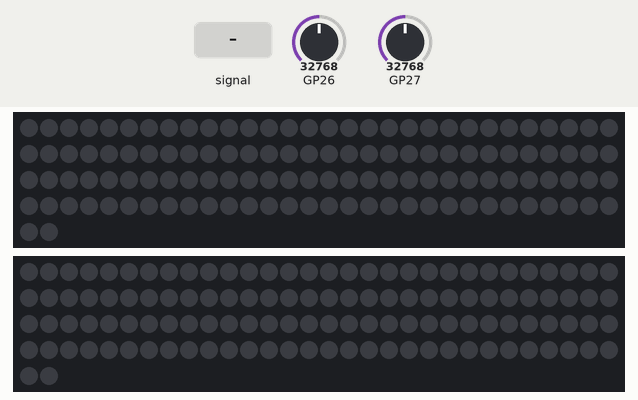
Simulated run of this program. Board: Raspberry Pi Pico running MicroPython. On the bench: 2 × 122 RGB LEDs in strip order, left to right, continuing on the next row. Inputs (shaded band) come from the test bench; at power-on: GP26 = 32768, GP27 = 32768 (analog values on the 0–65535 scale). Dim RGB values are drawn brighter than linear; random numbers come from a fixed seed.

Above: at 1.2 s.
1.3 s: GP26 fed a 200 Hz sine of ±5242 counts around its level
At 1.57 s:
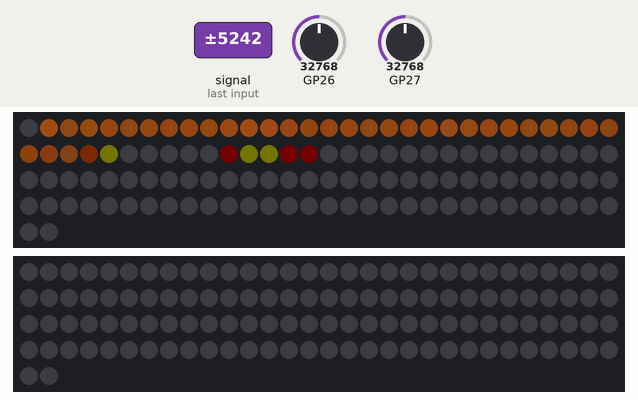
3.0 s: GP26 set to 45874
At 5.9 s:
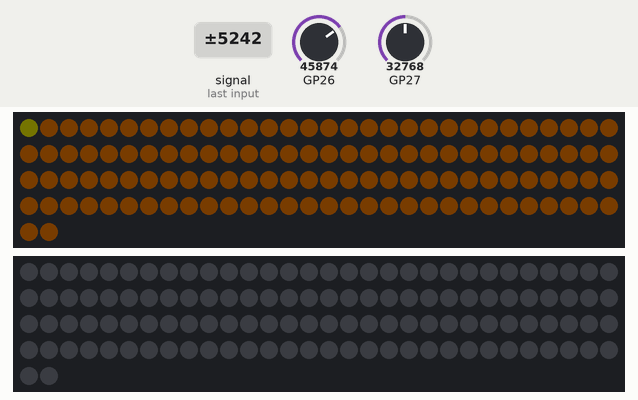

The program:

main.py
```python
# firmware/pico_led/main.py - wire-light v5.1, "fire flow": energy travels from
# the box towards the sounding body
# Pico W / MicroPython v1.28. Runs on boot.
# The effect is a flame-like advance: random spawn, directed advance, decay.
# Settled on the bench, 2026-07-23.
# The performance structure is a hard requirement: plain Python floats on the
# Pico manage only 5.5 fps. An integer heat field in a bytearray, a gamma LUT,
# @micropython.native and a buffer only as long as the real strip give
# 60 fps at 160 px.
#
# Strip A: DATA=GP1, env=ADC0(GP26), tapped from PAM-in L
# Strip B: DATA=GP2, env=ADC1(GP27), tapped from PAM-in R
# GP0 was killed on the 2026-07-23 bench by a back-feed when the strip's supply
# collapsed; it is abandoned for good. Every DATA line carries a 330 ohm series
# resistor.
import math
import random
import time

import micropython
import neopixel
from machine import ADC, Pin

MODE = "live"        # "live" = driven by the ADC envelope (the real one),
                     # "demo" = self-running, for bring-up and as a filming fallback
N = (122, 122)       # addressable pixels per strip; measured 160/m, and on
                     # 2026-07-26 both runs measured 122 px, about 76 cm
DATA_PINS = (1, 2)   # GP0 is dead; do not use
ADC_CH = (0, 1)      # ADC0=GP26, ADC1=GP27
MAX_LEVEL = 0.30     # brightness ceiling; judged by eye on unit 2, 2026-07-29,
                     # where 0.45 was too bright and it settled at 0.30
WARM = (255, 120, 30)   # warm white
GAMMA = 1.5
DECAY = 1.30         # heat-field decay per second; at 0.55 on 2026-07-27 it took
                     # 8 s to go dark after the sound stopped, which dragged
SPEED_MIN, SPEED_MAX = 100.0, 170.0  # advance speed in px/s; at 60 on 2026-07-29 the flame
                     # packets of a legato line stalled near the start and looked
                     # restarted on every note, so 100 keeps them moving even at
                     # a low envelope
SPAWN_MIN, SPAWN_MAX = 0.15, 0.90    # spawn probability per frame, for envelope 0 to 1
NOISE_FLOOR = 3000   # peak-to-peak ADC below this counts as silence; on unit 2,
                     # 2026-07-29, edge bursts of about 2100 grazed the old 2000
                     # threshold, so it rose to 3000. Real singing spans 19k and
                     # more, with plenty of margin
COUPLING = 4300      # the noise the strip injects into the ADC at full
                     # brightness, subtracted in proportion to the envelope
# -- compensating the strip's self-coupling (2026-07-27) ----------------------
# Reproducible measurement: the noise floor is about 1000 with the strip dark
# and about 5300 with it fully lit, and returns to the first value when it goes
# dark again. The strip's PWM current pulses couple back into the ADC through
# the shared ground. A single fixed threshold latches: the strip lights, the
# floor crosses the threshold, that reads as sound, the strip stays lit, and it
# does not go dark when the sound stops. Two-level hysteresis instead
# oscillates at middling levels and dulls the response, judged by ear on
# 2026-07-27.
# This subtracts the coupling rather than avoiding it. The coupled amount is
# proportional to the brightness, and the envelope is the brightness, so
#   real signal = span - COUPLING * envelope
# Nothing is subtracted while the strip is dark, which keeps full sensitivity,
# and at full brightness it exactly cancels the noise the strip makes, so the
# threshold can stay low at 2000, with no hysteresis, no oscillation, and it
# holds at any Mac output level.
# (It did not appear in breadboard task 2, which had one strip, one tap and the
#  strip drawing straight from a low-impedance rail. The 1N4007 added on
#  2026-07-26 to fix data corruption put impedance in the supply path, which is
#  what turned the pulses into voltage swings. The real cure is still hardware:
#  the bulk electrolytic belongs on the strip side of the 1N4007, raised to
#  470 uF if necessary, and COUPLING must then be measured again.)

_lutR = bytearray(256)
_lutG = bytearray(256)
_lutB = bytearray(256)
for _h in range(256):
    _lvl = (_h / 255.0) ** GAMMA * MAX_LEVEL
    _lutR[_h] = int(WARM[0] * _lvl + 0.5)
    _lutG[_h] = int(WARM[1] * _lvl + 0.5)
    _lutB[_h] = int(WARM[2] * _lvl + 0.5)


@micropython.native
def _step(heat, buf, decay_k, shifts, n, lutR, lutG, lutB):
    """Decay, advance, then write the heat field through the LUT into the
    neopixel buffer, in GRB transmission order."""
    for i in range(n):
        heat[i] = (heat[i] * decay_k) >> 8
    for _ in range(shifts):
        i = n - 1
        while i > 1:
            heat[i] = (heat[i - 1] * 2 + heat[i - 2]) // 3
            i -= 1
    for i in range(n):
        h = heat[i]
        j = 3 * i
        buf[j] = lutG[h]
        buf[j + 1] = lutR[h]
        buf[j + 2] = lutB[h]


class Envelope:
    """Peak-to-peak with adaptive peak normalisation. Measuring (max - min) is
    immune to bias-point error. Fast attack, slow release.
    The minimum of three consecutive windows is a spike filter: on the
    2026-07-23 bench the strip's current pulses coupled back into the ADC
    through the shared ground, and this rejects both single events and bursts
    two windows wide. The two extra frames of attack delay are imperceptible."""

    def __init__(self, ch):
        self.adc = ADC(ch)
        self.peak = 4000.0
        self.env = 0.0
        self.s1 = 0
        self.s2 = 0

    def read(self, nsamp=80):
        lo, hi = 65535, 0
        rd = self.adc.read_u16
        for _ in range(nsamp):
            v = rd()
            if v < lo:
                lo = v
            if v > hi:
                hi = v
        s0 = hi - lo
        span = s0
        if self.s1 < span:
            span = self.s1
        if self.s2 < span:
            span = self.s2
        self.s2 = self.s1
        self.s1 = s0
        span -= int(COUPLING * self.env)   # subtract the noise the strip injects into itself
        if span < NOISE_FLOOR:
            span = 0
        self.peak = max(span, self.peak * 0.9995, 2000.0)
        raw = span / self.peak
        self.env = raw if raw > self.env else self.env * 0.90 + raw * 0.10
        return self.env


class Strip:
    def __init__(self, pin, n):
        # Clear the whole reel, or a long run, at power-up in case it holds a
        # random state, then switch to a buffer the length of the real strip,
        # which more than halves the write time.
        full = neopixel.NeoPixel(Pin(pin), 800)
        full.fill((0, 0, 0))
        full.write()
        self.np = neopixel.NeoPixel(Pin(pin), n)
        self.n = n
        self.heat = bytearray(n)
        self.adv = 0.0

    def frame(self, e, dt, rnd):
        self.adv += (SPEED_MIN + (SPEED_MAX - SPEED_MIN) * e) * dt
        shifts = int(self.adv)
        self.adv -= shifts
        if e > 0.02 and rnd() < (SPAWN_MIN + (SPAWN_MAX - SPAWN_MIN) * e):
            j = int(rnd() * 3)
            v = self.heat[j] + int(90 + 165 * rnd())
            self.heat[j] = 255 if v > 255 else v
        _step(self.heat, self.np.buf, int(256 * (1.0 - DECAY * dt)),
              shifts, self.n, _lutR, _lutG, _lutB)
        self.np.write()


strips = [Strip(p, n) for p, n in zip(DATA_PINS, N)]
envs = [Envelope(c) for c in ADC_CH]
rnd = random.random
t_last = time.ticks_ms()
demo_t = 0.0

while True:
    now = time.ticks_ms()
    dt = time.ticks_diff(now, t_last) / 1000.0
    t_last = now
    if MODE == "demo":
        demo_t += dt
    for k, s in enumerate(strips):
        if MODE == "live":
            e = envs[k].read()
        else:  # a fake envelope from two sines in a non-integer ratio, out of phase
            e = 0.35 + 0.35 * math.sin(demo_t * 0.9 + k * 1.7) \
                + 0.25 * math.sin(demo_t * 2.7 + 1.3 + k * 0.8)
            e = min(1.0, max(0.0, e))
        s.frame(e, dt, rnd)
    time.sleep_ms(5)
```

Measured:
- after the input at 1.3 s, the LEDs: first change after 0.14 s (image 1 shows a later state)
